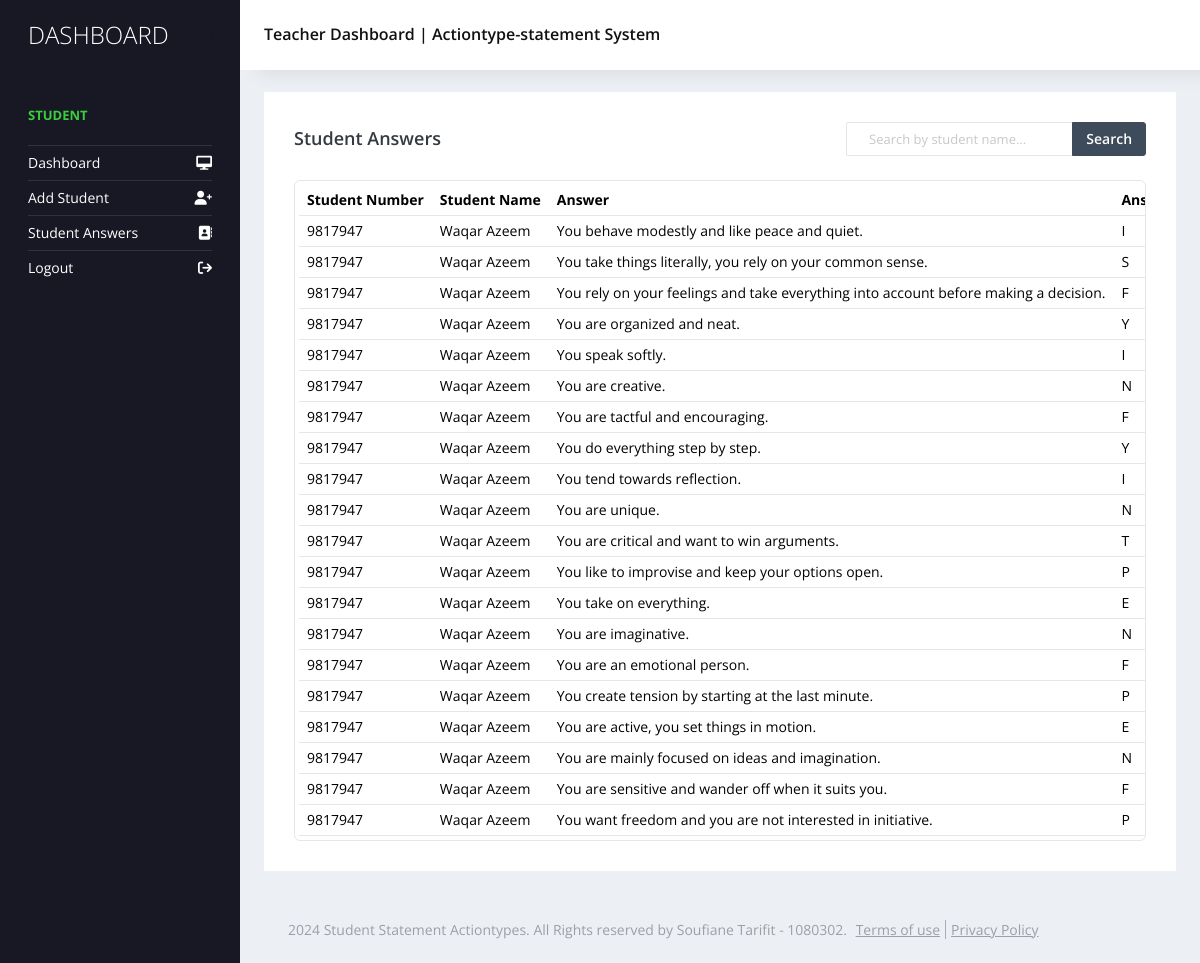
/student_answers, run on the app's committed database.
### statement_system/models.py (models this page shows)
class StudentAnswers(db.Model):
    __tablename__ = 'student_answers'
    id = db.Column(db.Integer, primary_key=True, autoincrement=True)
    student_number = db.Column(db.Integer, db.ForeignKey('students.student_number'), nullable=False)
    statement_number = db.Column(db.Integer, db.ForeignKey('statements.statement_number'), nullable=False)
    answer_group_id = db.Column(db.Integer, nullable=True)
    answer_choice = db.Column(db.Text, nullable=False)
    answer_text = db.Column(db.Text, nullable=True)
    answer_result = db.Column(db.Text, nullable=True)
    timestamp = db.Column(db.DateTime, default=datetime.utcnow)
    student = db.relationship("Students", backref="answers")
    statement = db.relationship("Statements", backref="answers")

class Students(db.Model):
    __tablename__ = 'students'
    student_number = db.Column(db.Integer, primary_key=True, autoincrement=True)
    student_name = db.Column(db.Text, nullable=False)
    student_class = db.Column(db.Text, nullable=False)
    question_status = db.Column(db.Text, nullable=False, default="Not Submitted")
    date_filled = db.Column(db.DateTime, nullable=False, default=datetime.utcnow)
    action_type = db.Column(db.Text, nullable=False, default="None")
    team = db.Column(db.Text, nullable=True)

class Statements(db.Model):
    __tablename__ = 'statements'
    statement_number = db.Column(db.Integer, primary_key=True, autoincrement=True)
    choice_number = db.Column(db.Integer, nullable=False)
    choice_text = db.Column(db.Text, nullable=False)
    choice_result = db.Column(db.Text, nullable=False)
    group_id = db.Column(db.Integer, nullable=True)

### statement_system/routes.py (the view)
@app.route('/student_answers', methods=['GET'])
def student_answers():
    query = text('''
        SELECT sa.student_number, s.student_name, sa.answer_text, st.choice_text AS answer_text, st.choice_result AS answer_result, sa.timestamp AS date_filled
        FROM student_answers sa
        INNER JOIN students s ON sa.student_number = s.student_number
        INNER JOIN statements st ON sa.statement_number = st.statement_number
    ''')
    student_answers = db.session.execute(query)
    all_student_answers = [
        {
            'student_number': row[0],
            'student_name': row[1],
            'answer_text': row[3],
            'answer_result': row[4],
            'date_filled': row[5]
        }
        for row in student_answers
    ]
    return render_template('student_answers.html', all_student_answers=all_student_answers)

### statement_system/templates/student_answers.html (shortened to what this page needs)
<!DOCTYPE html>
<html lang="en">
<head>
    <link rel="stylesheet" type="text/css" href="https://cdn.datatables.net/1.11.5/css/jquery.dataTables.min.css">
    <link rel="stylesheet" href="https://stackpath.bootstrapcdn.com/bootstrap/4.5.2/css/bootstrap.min.css">
    <link rel="stylesheet" href="https://cdnjs.cloudflare.com/ajax/libs/font-awesome/6.0.0-beta3/css/all.min.css">
    <link rel="stylesheet" href="https://stackpath.bootstrapcdn.com/bootstrap/4.5.2/css/bootstrap.min.css">
    <link rel="stylesheet" href="/../static/assets/css/vertical-light-layout/style.css">
</head>
<body>
<div class="container-scroller">
    <nav class="navbar default-layout-navbar col-lg-12 col-12 p-0 fixed-top d-flex flex-row">
        <div class="text-center navbar-brand-wrapper d-flex align-items-center justify-content-center">
            <a class="navbar-brand brand-logo" style="color: white" href="{{ url_for('teacher_dashboard') }}">DASHBOARD
            </a>
            <button class="navbar-toggler navbar-toggler align-self-center" type="button" data-toggle="minimize">
            </button>
        </div>
        <div class="navbar-menu-wrapper d-flex align-items-center">
            <h5 class="mb-0 font-weight-medium d-none d-lg-flex">Teacher Dashboard | Actiontype-statement System </h5>
        </div>
    </nav>
    <div class="container-fluid page-body-wrapper">
        <nav class="sidebar sidebar-off-canvas" id="sidebar">
            <ul class="nav">
                <li class="nav-item nav-profile">
                    <a href="#" class="nav-link">
                    </a>
                </li>
                <li class="nav-item nav-category">
                    <span class="nav-link">Student</span>
                </li>
                <li class="nav-item">
                    <a class="nav-link" href="{{ url_for('teacher_dashboard') }}">
                        <span class="menu-title">Dashboard</span>
                        <i class="fa fa-desktop"></i>
                    </a>
                </li>
                <li class="nav-item">
                    <a class="nav-link" href="{{ url_for('add_student') }}">
                        <span class="menu-title">Add Student</span>
                        <i class="fa fa-user-plus"></i>
                    </a>
                </li>
                <li class="nav-item">
                    <a class="nav-link" href="{{ url_for('student_answers') }}">
                        <span class="menu-title">Student Answers</span>
                        <i class="fa fa-address-book"></i>
                    </a>
                </li>
                <li class="nav-item">
                    <a class="nav-link" href="{{ url_for('logout') }}">
                        <span class="menu-title">Logout</span>
                        <i class="fa fa-sign-out"></i>
                    </a>
                </li>
            </ul>
        </nav>
        <div class="main-panel">
            <div class="content-wrapper">
                <div class="row">
                    <div class="col-md-12 grid-margin stretch-card">
                        <div class="card">
                            <div class="card-body">
                                <div class="d-sm-flex align-items-center mb-4">
                                    <h4 class="card-title mb-sm-0">Student Answers</h4>
                                    <div class="input-group ml-auto" style="max-width: 300px;">
                                        <input type="text" class="form-control" id="searchInput"
                                               placeholder="Search by student name...">
                                        <div class="input-group-append">
                                            <button class="btn btn-dark btn-sm" type="button" id="searchButton">Search
                                            </button>
                                        </div>
                                    </div>
                                </div>
                                <div class="table-responsive border rounded p-1">
                                    <table class="table" id="studentAnswersTable">
                                        <thead>
                                        <tr>
                                            <th class="font-weight-bold">Student Number</th>
                                            <th class="font-weight-bold">Student Name</th>
                                            <th class="font-weight-bold">Answer</th>
                                            <th class="font-weight-bold">Answer Result</th>
                                        </tr>
                                        </thead>
                                        <tbody>
                                        {% for student_answer in all_student_answers %}
                                            <tr>
                                                <td>{{ student_answer.student_number }}</td>
                                                <td>{{ student_answer.student_name }}</td>
                                                <td>{{ student_answer.answer_text }}</td>
                                                <td>{{ student_answer.answer_result }}</td>
                                            </tr>
                                        {% else %}
                                            <tr>
                                                <td colspan="5">No Records found.</td>
                                            </tr>
                                        {% endfor %}
                                        </tbody>
                                    </table>
                                </div>
                            </div>
                        </div>
                    </div>
                </div>
                <footer class="footer">
                    <div class="d-sm-flex justify-content-center justify-content-sm-between">
                    <span class="text-muted text-center text-sm-left d-block d-sm-inline-block"> 2024 Student Statement Actiontypes. All Rights reserved by Soufiane Tarifit - 1080302. <a
                            href="#"> Terms of use</a><a href="#">Privacy Policy</a></span>
                    </div>
                </footer>
            </div>
        </div>
    </div>
</div>
</body>
</html>

### statement_system/templates/student_answers.html (style rules this page uses)
.nav-link { display: flex; justify-content: space-between; }

### data on the page
StudentAnswers: student_number "9817947", student_name "Waqar Azeem", answer_text "You behave modestly and like peace and quiet.", answer_result "I"
StudentAnswers: student_number "9817947", student_name "Waqar Azeem", answer_text "You take things literally, you rely on your common sense.", answer_result "S"
StudentAnswers: student_number "9817947", student_name "Waqar Azeem", answer_text "You rely on your feelings and take everything into account before making a decision.", answer_result "F"
StudentAnswers: student_number "9817947", student_name "Waqar Azeem", answer_text "You are organized and neat.", answer_result "Y"
StudentAnswers: student_number "9817947", student_name "Waqar Azeem", answer_text "You speak softly.", answer_result "I"
StudentAnswers: student_number "9817947", student_name "Waqar Azeem", answer_text "You are creative.", answer_result "N"
StudentAnswers: student_number "9817947", student_name "Waqar Azeem", answer_text "You are tactful and encouraging.", answer_result "F"
StudentAnswers: student_number "9817947", student_name "Waqar Azeem", answer_text "You do everything step by step.", answer_result "Y"
StudentAnswers: student_number "9817947", student_name "Waqar Azeem", answer_text "You tend towards reflection.", answer_result "I"
StudentAnswers: student_number "9817947", student_name "Waqar Azeem", answer_text "You are unique.", answer_result "N"
StudentAnswers: student_number "9817947", student_name "Waqar Azeem", answer_text "You are critical and want to win arguments.", answer_result "T"
StudentAnswers: student_number "9817947", student_name "Waqar Azeem", answer_text "You like to improvise and keep your options open.", answer_result "P"
StudentAnswers: student_number "9817947", student_name "Waqar Azeem", answer_text "You take on everything.", answer_result "E"
StudentAnswers: student_number "9817947", student_name "Waqar Azeem", answer_text "You are imaginative.", answer_result "N"
StudentAnswers: student_number "9817947", student_name "Waqar Azeem", answer_text "You are an emotional person.", answer_result "F"
StudentAnswers: student_number "9817947", student_name "Waqar Azeem", answer_text "You create tension by starting at the last minute.", answer_result "P"
StudentAnswers: student_number "9817947", student_name "Waqar Azeem", answer_text "You are active, you set things in motion.", answer_result "E"
StudentAnswers: student_number "9817947", student_name "Waqar Azeem", answer_text "You are mainly focused on ideas and imagination.", answer_result "N"
StudentAnswers: student_number "9817947", student_name "Waqar Azeem", answer_text "You are sensitive and wander off when it suits you.", answer_result "F"
StudentAnswers: student_number "9817947", student_name "Waqar Azeem", answer_text "You want freedom and you are not interested in initiative.", answer_result "P"
